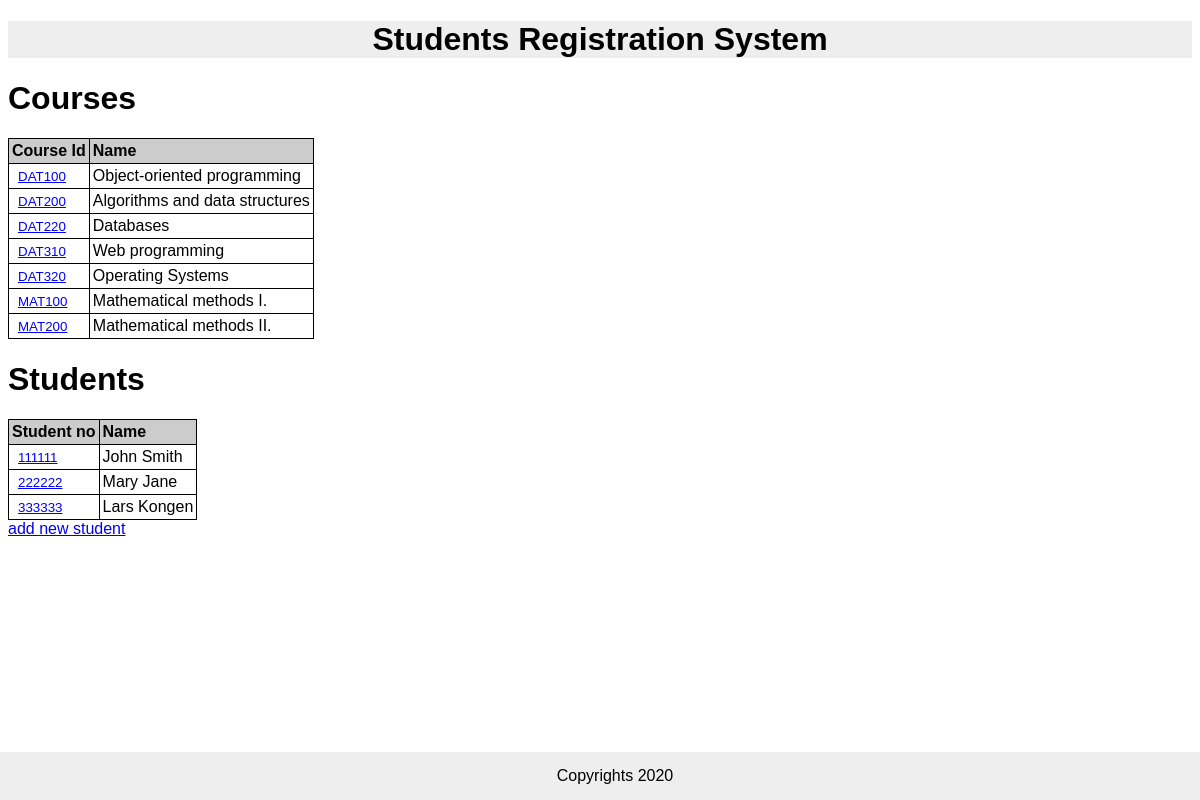
The page / on the database its author committed.
### tables this page shows
CREATE TABLE courses (
                                id TEXT PRIMARY KEY,
                                name TEXT
                            );

CREATE TABLE students (
                                student_no INTEGER PRIMARY KEY,
                                name TEXT NOT NULL
                            );

### app.py (the view)
@app.route("/")
def index():
    conn = get_db()
    return render_template("index.html",
                            students=select_students(conn),
                            courses=select_courses(conn)
                        )

### app.py (called while the page is built)
def get_db():
    db = getattr(g, '_database', None)
    if db is None:
        db = g._database = sqlite3.connect(DATABASE)
    return db

@app.teardown_appcontext
def close_connection(exception):
    db = getattr(g, '_database', None)
    if db is not None:
        db.close()

### setup_db.py (called while the page is built)
def select_students(conn):
    cur = conn.cursor()
    cur.execute("SELECT student_no, name FROM students ORDER BY student_no")
    students = []
    for (student_no, name) in cur:
        students.append({
            "student_no": student_no,
            "name": name
            })
    return students

def select_courses(conn):
    cur = conn.cursor()
    cur.execute("SELECT id, name FROM courses ORDER BY id")
    courses = []
    for (id,name) in cur:
        courses.append({
            "course_id": id,
            "name": name
            })
    return courses

### templates/index.html (shortened to what this page needs)
{% extends 'base.html' %}
{% block body %}
    <h1>Courses</h1>
            <table>
                <thead>
                    <tr>
                        <th>Course Id</th>
                        <th>Name</th>
                    </tr>
                </thead>
                <tbody>
                    <form method="POST" action="courses">
                    {% for course in courses %}
                    <tr>
                        <td > <input class="sub-lin" type="submit" name="courseid" value="{{  course.course_id }}"></td>
                        <td>{{ course.name }}</td>
                    </tr>
                    {% endfor %}
                </form>
            </tbody>
            </table>
    <h1>Students</h1>
            <table>
                <thead>
                    <tr>
                        <th>Student no</th>
                        <th>Name</th>
                    </tr>
                </thead>
                <tbody>
                    <form class="use-link" method="POST" action="studentsP">
                {% for student in students %}
                <tr>
                    <td > <input class="sub-lin" type="submit" name="student_id" value="{{ student.student_no }}"></td>
                    <td>{{ student.name }}</td>
                </tr>
                {% endfor %}
            </form>
            </tbody>
            </table>
 <a href="{{ url_for('addStudent') }}">add new student</a>
{% endblock %}

### templates/base.html (shortened to what this page needs)
<!DOCTYPE html>
<html lang="en">
<head>
    <link rel="stylesheet" href="{{ url_for('static', filename='style.css') }}"/>
</head>
<body>
    <header>
        <h1>Students Registration System</h1>
    </header>
    {% block body %} {% endblock %}
<footer>Copyrights 2020</footer>
</body>
</html>

### static/style.css (style rules this page uses)
* { font-family: Verdana, Arial, sans-serif; }
table { border-collapse: collapse; }
th { background-color: #cccccc; text-align: left; }
td, th { border: 1px solid black; padding: 3px; }
.sub-lin { border:none; background-color:white; color: blue; text-decoration: underline;cursor:pointer; }
header { text-align: center; background-color: #eee; }
footer { text-align: center; background-color: #eee; width: 100%; position: absolute; bottom: 0; left: 0; padding: 15px; }

### rows shown on the page
courses: courseid "DAT100", name "Object-oriented programming"
courses: courseid "DAT200", name "Algorithms and data structures"
courses: courseid "DAT220", name "Databases"
courses: courseid "DAT310", name "Web programming"
courses: courseid "DAT320", name "Operating Systems"
courses: courseid "MAT100", name "Mathematical methods I."
courses: courseid "MAT200", name "Mathematical methods II."
students: student_id "111111", name "John Smith"
students: student_id "222222", name "Mary Jane"
students: student_id "333333", name "Lars Kongen"
